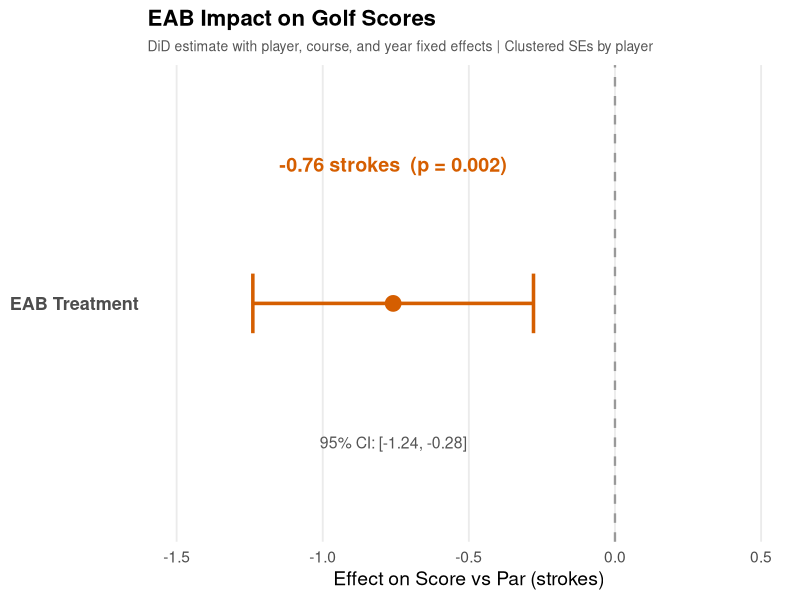

Source code (R):
# Track A: Coefficient plot (DiD treatment effect)
# Hardcoded from Block 3 results (console-only output)

library(ggplot2)

# DiD results from Block 3
coef_val <- -0.759
se_val <- 0.245
p_val <- 0.002

# 95% confidence interval
ci_lo <- coef_val - 1.96 * se_val
ci_hi <- coef_val + 1.96 * se_val

cat(sprintf("Treatment effect: %.3f [%.3f, %.3f]\n", coef_val, ci_lo, ci_hi))

# Build data frame for plotting
coef_df <- data.frame(
  term = "EAB Treatment",
  estimate = coef_val,
  ci_low = ci_lo,
  ci_high = ci_hi
)

coef_plot <- ggplot(coef_df, aes(x = estimate, y = term)) +
  # Null hypothesis line
  geom_vline(xintercept = 0, linetype = "dashed",
             color = "#999999", linewidth = 0.8) +
  # CI error bar
  geom_errorbarh(aes(xmin = ci_low, xmax = ci_high),
                 height = 0.15, linewidth = 1.2, color = "#D55E00") +
  # Point estimate
  geom_point(size = 5, color = "#D55E00") +
  # Annotation
  annotate("text",
           x = coef_val, y = 1.35,
           label = sprintf("%.2f strokes  (p = %.3f)", coef_val, p_val),
           size = 5, fontface = "bold", color = "#D55E00") +
  annotate("text",
           x = coef_val, y = 0.65,
           label = sprintf("95%% CI: [%.2f, %.2f]", ci_lo, ci_hi),
           size = 4, color = "#555555") +
  # Labeling
  labs(
    title = "EAB Impact on Golf Scores",
    subtitle = "DiD estimate with player, course, and year fixed effects | Clustered SEs by player",
    x = "Effect on Score vs Par (strokes)",
    y = NULL
  ) +
  scale_x_continuous(limits = c(-1.5, 0.5), breaks = seq(-1.5, 0.5, 0.5)) +
  theme_minimal(base_size = 14) +
  theme(
    plot.title = element_text(face = "bold", size = 16),
    plot.subtitle = element_text(size = 10, color = "#555555"),
    axis.text.y = element_text(size = 13, face = "bold"),
    panel.grid.minor = element_blank(),
    panel.grid.major.y = element_blank()
  )

cat("\nCoefficient plot ready.\n")
cat("The beetle helps your golf game: -0.76 strokes (p = 0.002)\n")
